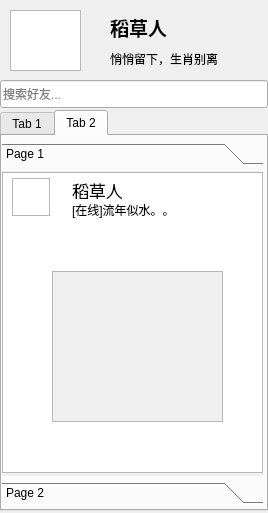
<?xml version="1.0" encoding="UTF-8"?>
<ui version="4.0">
 <class>Main</class>
 <widget class="QDialog" name="Main">
  <property name="geometry">
   <rect>
    <x>0</x>
    <y>0</y>
    <width>268</width>
    <height>513</height>
   </rect>
  </property>
  <property name="windowTitle">
   <string>PyLinuxQQ</string>
  </property>
  <widget class="QGraphicsView" name="img_head">
   <property name="geometry">
    <rect>
     <x>10</x>
     <y>10</y>
     <width>71</width>
     <height>61</height>
    </rect>
   </property>
  </widget>
  <widget class="QLabel" name="lbl_head">
   <property name="geometry">
    <rect>
     <x>110</x>
     <y>17</y>
     <width>131</width>
     <height>21</height>
    </rect>
   </property>
   <property name="font">
    <font>
     <family>Helvetica</family>
     <pointsize>14</pointsize>
     <weight>75</weight>
     <bold>true</bold>
    </font>
   </property>
   <property name="text">
    <string>稻草人</string>
   </property>
  </widget>
  <widget class="QLabel" name="lbl_content">
   <property name="geometry">
    <rect>
     <x>110</x>
     <y>50</y>
     <width>151</width>
     <height>18</height>
    </rect>
   </property>
   <property name="text">
    <string>悄悄留下，生肖别离</string>
   </property>
  </widget>
  <widget class="QLineEdit" name="text_search">
   <property name="geometry">
    <rect>
     <x>0</x>
     <y>80</y>
     <width>268</width>
     <height>28</height>
    </rect>
   </property>
   <property name="toolTip">
    <string/>
   </property>
   <property name="inputMethodHints">
    <set>Qt::ImhNone</set>
   </property>
   <property name="inputMask">
    <string/>
   </property>
   <property name="text">
    <string/>
   </property>
   <property name="placeholderText">
    <string>搜索好友...</string>
   </property>
  </widget>
  <widget class="QTabWidget" name="tabWidget">
   <property name="geometry">
    <rect>
     <x>0</x>
     <y>110</y>
     <width>268</width>
     <height>401</height>
    </rect>
   </property>
   <property name="tabShape">
    <enum>QTabWidget::Rounded</enum>
   </property>
   <property name="currentIndex">
    <number>1</number>
   </property>
   <widget class="QWidget" name="tab">
    <attribute name="title">
     <string>Tab 1</string>
    </attribute>
    <widget class="QListWidget" name="listWidget">
     <property name="geometry">
      <rect>
       <x>0</x>
       <y>11</y>
       <width>261</width>
       <height>351</height>
      </rect>
     </property>
    </widget>
   </widget>
   <widget class="QWidget" name="tab_2">
    <attribute name="title">
     <string>Tab 2</string>
    </attribute>
    <widget class="QToolBox" name="toolBox">
     <property name="geometry">
      <rect>
       <x>0</x>
       <y>7</y>
       <width>261</width>
       <height>361</height>
      </rect>
     </property>
     <property name="currentIndex">
      <number>0</number>
     </property>
     <widget class="QWidget" name="page">
      <property name="geometry">
       <rect>
        <x>0</x>
        <y>0</y>
        <width>261</width>
        <height>297</height>
       </rect>
      </property>
      <attribute name="label">
       <string>Page 1</string>
      </attribute>
      <widget class="QListWidget" name="listWidget_2">
       <property name="geometry">
        <rect>
         <x>0</x>
         <y>1</y>
         <width>261</width>
         <height>301</height>
        </rect>
       </property>
       <property name="sizePolicy">
        <sizepolicy hsizetype="Expanding" vsizetype="Maximum">
         <horstretch>0</horstretch>
         <verstretch>0</verstretch>
        </sizepolicy>
       </property>
       <property name="minimumSize">
        <size>
         <width>200</width>
         <height>0</height>
        </size>
       </property>
       <property name="resizeMode">
        <enum>QListView::Adjust</enum>
       </property>
      </widget>
      <widget class="QWidget" name="widget" native="true">
       <property name="geometry">
        <rect>
         <x>0</x>
         <y>0</y>
         <width>261</width>
         <height>51</height>
        </rect>
       </property>
       <widget class="QGraphicsView" name="graphicsView">
        <property name="geometry">
         <rect>
          <x>10</x>
          <y>7</y>
          <width>38</width>
          <height>38</height>
         </rect>
        </property>
       </widget>
       <widget class="QLabel" name="label">
        <property name="geometry">
         <rect>
          <x>70</x>
          <y>10</y>
          <width>121</width>
          <height>18</height>
         </rect>
        </property>
        <property name="font">
         <font>
          <family>Helvetica</family>
          <pointsize>13</pointsize>
          <weight>50</weight>
          <bold>false</bold>
         </font>
        </property>
        <property name="text">
         <string>稻草人</string>
        </property>
       </widget>
       <widget class="QLabel" name="label_2">
        <property name="geometry">
         <rect>
          <x>70</x>
          <y>30</y>
          <width>191</width>
          <height>18</height>
         </rect>
        </property>
        <property name="font">
         <font>
          <family>Helvetica</family>
          <pointsize>9</pointsize>
         </font>
        </property>
        <property name="text">
         <string>[在线]流年似水。。</string>
        </property>
       </widget>
      </widget>
      <widget class="QScrollArea" name="scrollArea">
       <property name="geometry">
        <rect>
         <x>50</x>
         <y>100</y>
         <width>171</width>
         <height>151</height>
        </rect>
       </property>
       <property name="horizontalScrollBarPolicy">
        <enum>Qt::ScrollBarAlwaysOff</enum>
       </property>
       <property name="widgetResizable">
        <bool>true</bool>
       </property>
       <widget class="QWidget" name="scrollAreaWidgetContents">
        <property name="geometry">
         <rect>
          <x>0</x>
          <y>0</y>
          <width>163</width>
          <height>143</height>
         </rect>
        </property>
       </widget>
      </widget>
     </widget>
     <widget class="QWidget" name="page_2">
      <property name="geometry">
       <rect>
        <x>0</x>
        <y>0</y>
        <width>92</width>
        <height>22</height>
       </rect>
      </property>
      <attribute name="label">
       <string>Page 2</string>
      </attribute>
     </widget>
    </widget>
   </widget>
  </widget>
 </widget>
 <resources/>
 <connections>
  <connection>
   <sender>toolBox</sender>
   <signal>currentChanged(int)</signal>
   <receiver>toolBox</receiver>
   <slot>showMaximized()</slot>
   <hints>
    <hint type="sourcelabel">
     <x>132</x>
     <y>329</y>
    </hint>
    <hint type="destinationlabel">
     <x>132</x>
     <y>329</y>
    </hint>
   </hints>
  </connection>
 </connections>
</ui>
